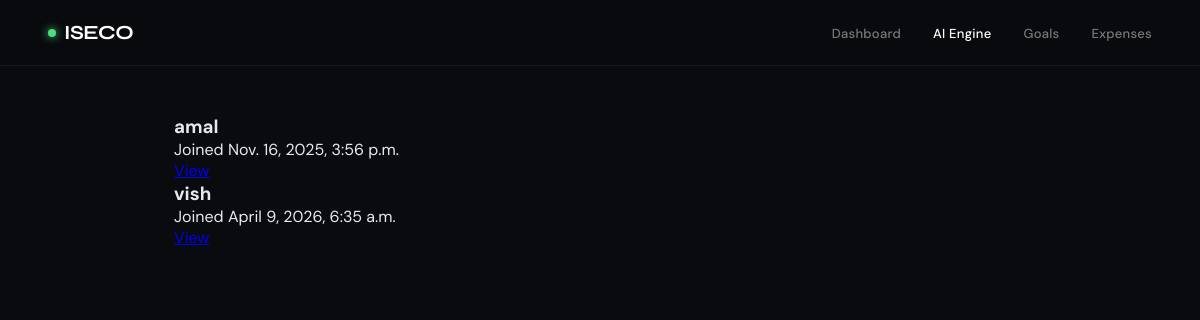
/users/list/, run on the app's committed database.
### users/models.py (models this page shows, shortened)
class User(models.Model):
    username = models.CharField(max_length=100, unique=True)
    password = models.CharField(max_length=255)  # plain for now
    created_at = models.DateTimeField(auto_now_add=True)

### users/views.py (the view)
# urls.py: path('list/', UserListHTML.as_view(), name='user-list-html'),
class UserListHTML(APIView):
    renderer_classes = [TemplateHTMLRenderer]
    template_name = "user_list.html"
    def get(self, request):
        users = User.objects.all()
        return Response({"users": users})

### users/templates/user_list.html (shortened to what this page needs)
{% extends "base.html" %}
{% block content %}
<div class="card">
    <div class="list-card">
        {% for user in users %}
        <article class="list-item">
            <div class="list-item-title">
                <div>
                    <h3>{{ user.username }}</h3>
                    <div class="list-item-meta">Joined {{ user.created_at }}</div>
                </div>
                <a class="action-btn action-outline" href="/users/{{ user.id }}/">View</a>
            </div>
        </article>
        {% empty %}
        <div class="empty-state">No users found yet.</div>
        {% endfor %}
    </div>
</div>
{% endblock %}

### data on the page
User: username "amal", created_at "Nov. 16, 2025, 3:56 p.m."
User: username "vish", created_at "April 9, 2026, 6:35 a.m."
